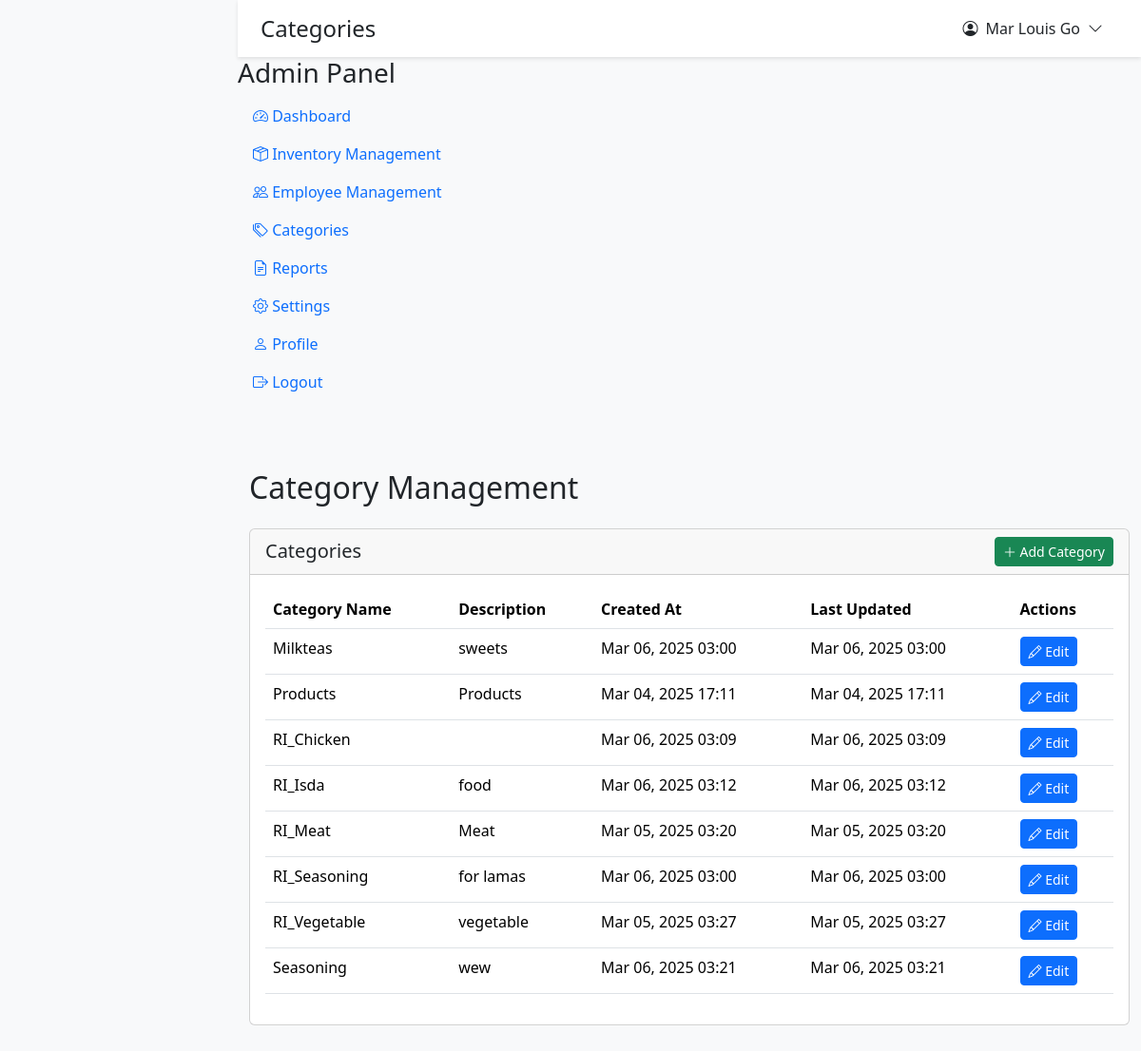
The app's page /v2/posinventory_aa/roles/admin/categories.php (signed in) with its own data.
### tables this page shows
CREATE TABLE `tbl_categories` (
  `category_id` int(11) NOT NULL,
  `category_name` varchar(255) NOT NULL,
  `category_description` text DEFAULT NULL,
  `created_at` timestamp NOT NULL DEFAULT current_timestamp(),
  `updated_at` timestamp NOT NULL DEFAULT current_timestamp() ON UPDATE current_timestamp()
);

### v2/posinventory_aa/roles/admin/categories.php (the view, shortened to what this page needs)
<?php
require_once '../../config/database.php';
require_once '../../includes/header.php';
$query = "SELECT * FROM tbl_categories ORDER BY category_name";
$result = $conn->query($query);
?>
<div class="container-fluid py-4">
    <div class="row mb-4">
        <div class="col">
            <h2 class="mb-4">Category Management</h2>
            <div class="card">
                <div class="card-header">
                    <div class="d-flex justify-content-between align-items-center">
                        <h5 class="mb-0">Categories</h5>
                        <button type="button" class="btn btn-success btn-sm" data-bs-toggle="modal" data-bs-target="#addCategoryModal">
                            <i class="bi bi-plus-lg"></i> Add Category
                        </button>
                    </div>
                </div>
                <div class="card-body">
                    <div class="table-responsive">
                        <table class="table table-hover">
                            <thead>
                                <tr>
                                    <th>Category Name</th>
                                    <th>Description</th>
                                    <th>Created At</th>
                                    <th>Last Updated</th>
                                    <th>Actions</th>
                                </tr>
                            </thead>
                            <tbody>
                                <?php while ($category = $result->fetch_assoc()): ?>
                                    <tr>
                                        <td><?php echo htmlspecialchars($category['category_name']); ?></td>
                                        <td><?php echo htmlspecialchars($category['category_description'] ?? 'N/A'); ?></td>
                                        <td><?php echo date('M d, Y H:i', strtotime($category['created_at'])); ?></td>
                                        <td><?php echo date('M d, Y H:i', strtotime($category['updated_at'])); ?></td>
                                        <td>
                                            <button type="button" class="btn btn-primary btn-sm"
                                                    onclick="editCategory(<?php echo $category['category_id']; ?>,
                                                                        '<?php echo addslashes($category['category_name']); ?>',
                                                                        '<?php echo addslashes($category['category_description'] ?? ''); ?>')">
                                                <i class="bi bi-pencil"></i> Edit
                                            </button>
                                        </td>
                                    </tr>
                                <?php endwhile; ?>
                            </tbody>
                        </table>
                    </div>
                </div>
            </div>
        </div>
    </div>
</div>
<?php require_once '../../includes/footer.php'; ?>

### v2/posinventory_aa/includes/header.php (style rules this page uses)
:root { --body-bg: #f8f9fa; --topbar-bg: #ffffff; --card-bg: #ffffff; --text-color: #212529; --border-color: rgba(0,0,0,0.1); }
body { min-height: 100vh; background-color: var(--body-bg); padding-left: 250px; padding-top: 60px; transition: padding-left 0.3s ease; color: var(--text-color); }

### records on screen
tbl_categories: category_name "Milkteas", category_description "sweets", created_at "Mar 06, 2025 03:00", updated_at "Mar 06, 2025 03:00"
tbl_categories: category_name "Products", category_description "Products", created_at "Mar 04, 2025 17:11", updated_at "Mar 04, 2025 17:11"
tbl_categories: category_name "RI_Chicken", created_at "Mar 06, 2025 03:09", updated_at "Mar 06, 2025 03:09"
tbl_categories: category_name "RI_Isda", category_description "food", created_at "Mar 06, 2025 03:12", updated_at "Mar 06, 2025 03:12"
tbl_categories: category_name "RI_Meat", category_description "Meat", created_at "Mar 05, 2025 03:20", updated_at "Mar 05, 2025 03:20"
tbl_categories: category_name "RI_Seasoning", category_description "for lamas", created_at "Mar 06, 2025 03:00", updated_at "Mar 06, 2025 03:00"
tbl_categories: category_name "RI_Vegetable", category_description "vegetable", created_at "Mar 05, 2025 03:27", updated_at "Mar 05, 2025 03:27"
tbl_categories: category_name "Seasoning", category_description "wew", created_at "Mar 06, 2025 03:21", updated_at "Mar 06, 2025 03:21"

### other values on screen
$page_title "Categories"
$_SESSION['full_name'] "Mar Louis Go"
